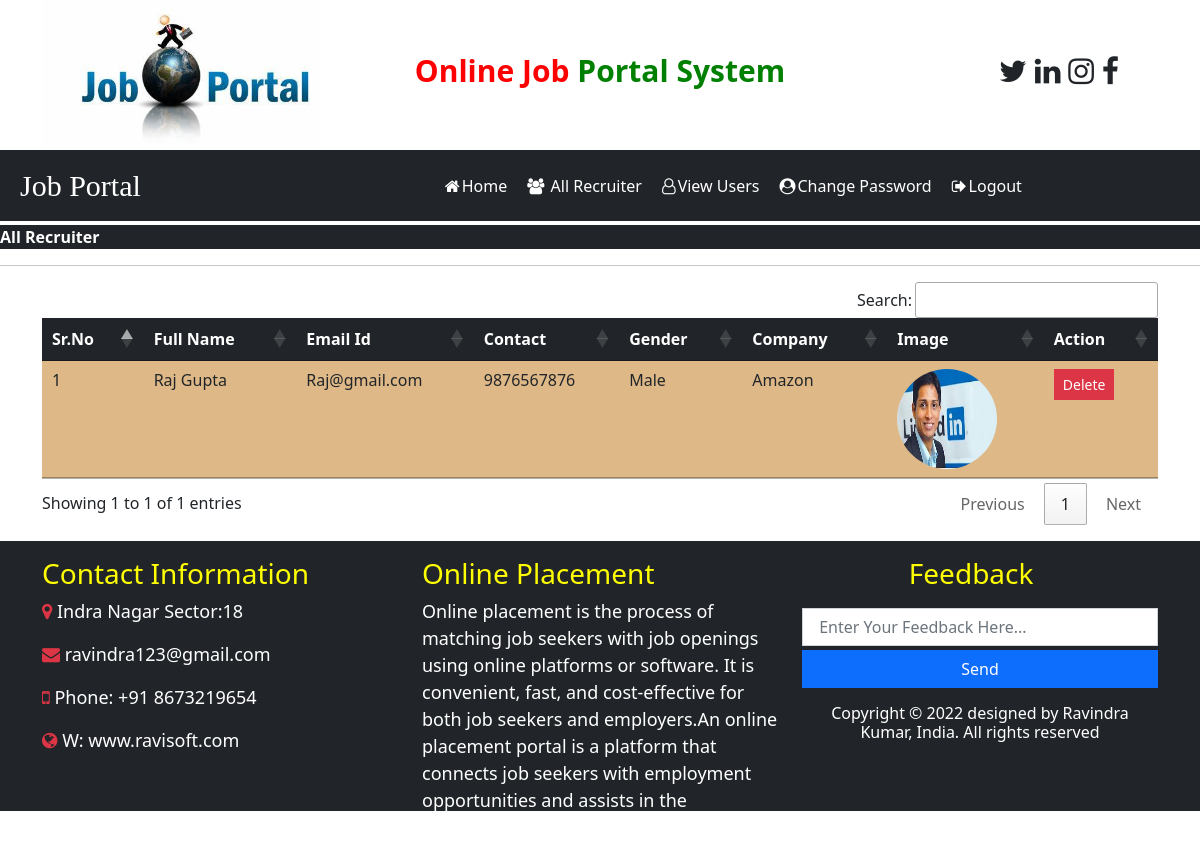
/recruiter/, run on the app's committed database.
### job/models.py (models this page shows)
class Recruiter(models.Model):
    finame = models.CharField(max_length=15, null=True)
    lname = models.CharField(max_length=15, null=True)
    image = models.FileField(null=True)
    pwd = models.CharField(max_length=100, null=True)
    email = models.EmailField(max_length=15, null=True)
    contact = models.IntegerField( null=True)
    gender = models.CharField(max_length=10, null=True)
    company = models.CharField(max_length=20, null=True)

### job/views.py (the view)
# urls.py: path('recruiter/', views.recruiter, name='recruiter'),
def recruiter(request):
    if not request.user.is_authenticated:
        data = Recruiter.objects.all()
        d = {'data': data}
        return render(request, 'recruiter.html', d)
    data = Recruiter.objects.all()
    d = {'data': data}
    return render(request, 'recruiter.html', d)

### job/templates/recruiter.html
{% load static %}
{% block body %}
{% include 'admin_navigation.html' %}
<div class="bg-dark" style="border-radius:0px; width:100%; margin-top:0.3%">
    <marquee class="text-white" >
        <b>All Recruiter</b>
    </marquee>
</div>
<hr>
<div class="container">
<table class="table table-hover " id="example">
    <thead>
    <tr class="bg-dark" style="  color : white">
        <th>Sr.No</th>
        <th>Full Name</th>
        <th>Email Id</th>
        <th>Contact</th>
        <th>Gender</th>
        <th>Company</th>
        <th>Image</th>
        <th>Action</th>
    </tr>
    </thead>
    <tbody>
    {% for i in data %}
    <tr style="background-color : #DEB887">
        <td>{{forloop.counter}}</td>
        <td>{{i.finame}} {{i.lname}}</td>
        <td>{{i.email}}</td>
        <td>{{i.contact}}</td>
        <td>{{i.gender}}</td>
        <td>{{i.company}}</td>
        <td><img src="{{i.image.url}}" style="width:100px; height:100px; border-radius:50%" ></td>
        <td><a href="{% url 'delete_recruiter' i.id  %}" style="border-radius:0%" class="btn btn-danger btn-sm" onclick="return confirm('Are you Sure?')">Delete</a> </td>
    </tr>
    {% endfor %}
    </tbody>
</table>
</div>
{% endblock %}
{% include 'footer.html'%}

### data on the page
Recruiter: finame "Raj", lname "Gupta", email "Raj@gmail.com", contact "9876567876", gender "Male", company "Amazon", image (picture)
